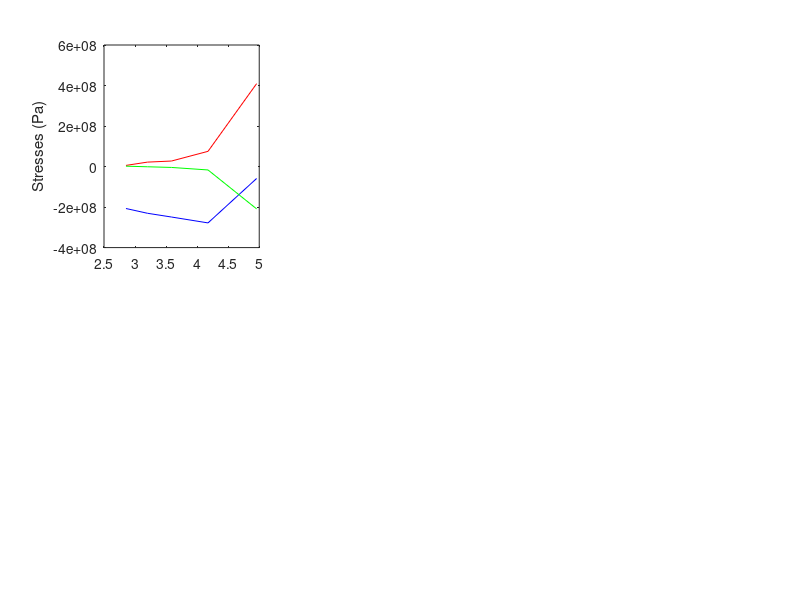

The MATLAB source for this figure: (Note: this script raises an error after producing the figure.)
close all;

elem = [714, 1585, 3859, 14968, 90775];
elem = log10(elem);

SigmaxElem1 = [-207056967.209, -230578840.619, -249081596, -278148739, -58849996];
SigmaxElem2 = [13443962.410, 154325351.481, 177789544, 215830040, 136483951];
SigmaxElem3 = [195239119.032, 221425021.116, 238130473, 240883360, 237829839];
SigmaxElem4 = [-197227663.465, -221175388.435, -239396438, -241576804, -234046303];

SigmayElem1 = [5702853.392, 21941710.610, 27267678, 75136994, 409279038];
SigmayElem2 = [-2074195.198, -8612027.977, -12176275, -31406074, -361023606];
SigmayElem3 = [12520183.028, 11712835.338, 8775932, 5658499, 2178210];
SigmayElem4 = [-16276068.662, -13701010.872, -8699171, -6720999, -1848750];

SigmaxyElem1 = [1843025.458, -1041891.787, -4353632, -16755059, -208961247];
SigmaxyElem2 = [35380557.334, 43341734.433, 53487975, 84442228, 17739934];
SigmaxyElem3 = [21976796.193, 21639796.739, 22452353, 18617225, 9476888];
SigmaxyElem4 = [16477529.686, 16246294.596, 21634637, 24591919, 5110254];

EpsxElem1 = [-0.001098, -0.001247, -0.001353, -0.001579, -0.000934];
EpsxElem2 = [0.000711, 0.000825, 0.000954, 0.001184, 0.001269];
EpsxElem3 = [0.001008, 0.001148, 0.001240, 0.001259, 0.001248];
EpsxElem4 = [-0.001013, -0.001143, -0.001247, -0.001261, -0.001229];

EpsyElem1 = [0.000346, 0.000467, 0.000524, 0.000820, 0.002244];
EpsyElem2 = [-0.000216, -0.000281, -0.000335, -0.000495, -0.002108];
EpsyElem3 = [-0.000232, -0.000276, -0.000317, -0.000338, -0.000352];
EpsyElem4 = [0.000215, 0.000265, 0.000320, 0.000333, 0.000347];

EpszElem1 = [0.000307, 0.000318, 0.000339, 0.000310, -0.000535];
EpszElem2 = [-0.000202, -0.000222, -0.000253, -0.000281, 0.000343];
EpszElem3 = [-0.000317, -0.000356, -0.000377, -0.000376, -0.000366];
EpszElem4 = [0.000326, 0.000358, 0.000379, 0.000379, 0.00036];

EpsxyElem1 = [0.000013, -0.0000007, -0.000030, -0.000114, -0.001419];
EpsxyElem2 = [0.000240, 0.000294, 0.000363, 0.000573, 0.000120];
EpsxyElem3 = [0.000149, 0.000147, 0.000152, 0.000126, 0.000064];
EpsxyElem4 = [0.000112, 0.000110, 0.000147, 0.000167, 0.000035];

vonMise1 = sqrt(SigmaxElem1.^2+SigmayElem1.^2 - (SigmaxElem1.*SigmayElem1)+3*(SigmaxyElem1.^2));
vonMise2 = sqrt(SigmaxElem2.^2+SigmayElem2.^2 - (SigmaxElem2.*SigmayElem2)+3*(SigmaxyElem2.^2));
vonMise3 = sqrt(SigmaxElem3.^2+SigmayElem3.^2 - (SigmaxElem3.*SigmayElem3)+3*(SigmaxyElem3.^2));
vonMise4 = sqrt(SigmaxElem4.^2+SigmayElem4.^2 - (SigmaxElem4.*SigmayElem4)+3*(SigmaxyElem4.^2));


figure
subplot(2,3,1);
plot(elem,SigmaxElem1,'b');
hold
plot(elem,SigmayElem1,'r');
plot(elem,SigmaxyElem1,'g');
ylabel("Stresses (Pa)");
yyaxis right;
plot(elem,EpsxElem1, 'm');
plot(elem,EpsyElem1, 'g');
plot(elem,EpszElem1, 'b');
plot(elem,EpsxyElem1, 'c');
legend('sigmax','sigmay','sigmaxy', 'Epsx','Epsy','Epsz','Epsxy');
title("First element");
ylabel("Strains");
xlabel("Number of elements in logarithmic scale");

subplot(2,3,2);
plot(elem,SigmaxElem2,'b');
hold
plot(elem,SigmayElem2,'r');
plot(elem,SigmaxyElem2,'g');
ylabel("Stresses (Pa)");
yyaxis right;
plot(elem,EpsxElem2, 'm');
plot(elem,EpsyElem2, 'g');
plot(elem,EpszElem2, 'b');
plot(elem,EpsxyElem2, 'c');
legend('sigmax','sigmay','sigmaxy', 'Epsx','Epsy','Epsz','Epsxy');
title("Second element");
ylabel("Strains");
xlabel("Number of elements in logarithmic scale");

subplot(2,3,3);
plot(elem,SigmaxElem3,'b');
hold
plot(elem,SigmayElem3,'r');
plot(elem,SigmaxyElem3,'g');
ylabel("Stresses (Pa)");
yyaxis right;
plot(elem,EpsxElem3, 'm');
plot(elem,EpsyElem3, 'g');
plot(elem,EpszElem3, 'b');
plot(elem,EpsxyElem3, 'c');
legend('sigmax','sigmay','sigmaxy', 'Epsx','Epsy','Epsz','Epsxy');
title("Third element");
ylabel("Strains");
xlabel("Number of elements in logarithmic scale");

subplot(2,3,4);
plot(elem,SigmaxElem4,'b');
hold
plot(elem,SigmayElem4,'r');
plot(elem,SigmaxyElem4,'g');
ylabel("Stresses (Pa)");
yyaxis right;
plot(elem,EpsxElem4, 'm');
plot(elem,EpsyElem4, 'g');
plot(elem,EpszElem4, 'b');
plot(elem,EpsxyElem4, 'c');
legend('sigmax','sigmay','sigmaxy', 'Epsx','Epsy','Epsz','Epsxy');
title("Fourth element");
ylabel("Strains");
xlabel("Number of elements in logarithmic scale");

subplot(2,3,[5,6]);
plot(elem,vonMise1,'b');
hold
plot(elem,vonMise2,'m');
plot(elem,vonMise3,'g');
plot(elem,vonMise4,'k');
legend('First element','Second element','Third element','Fourth element');
title("Von Mises Stresses")
xlabel("Number of elements in logarithmic scale");
ylabel("Stresses (Pa)");


